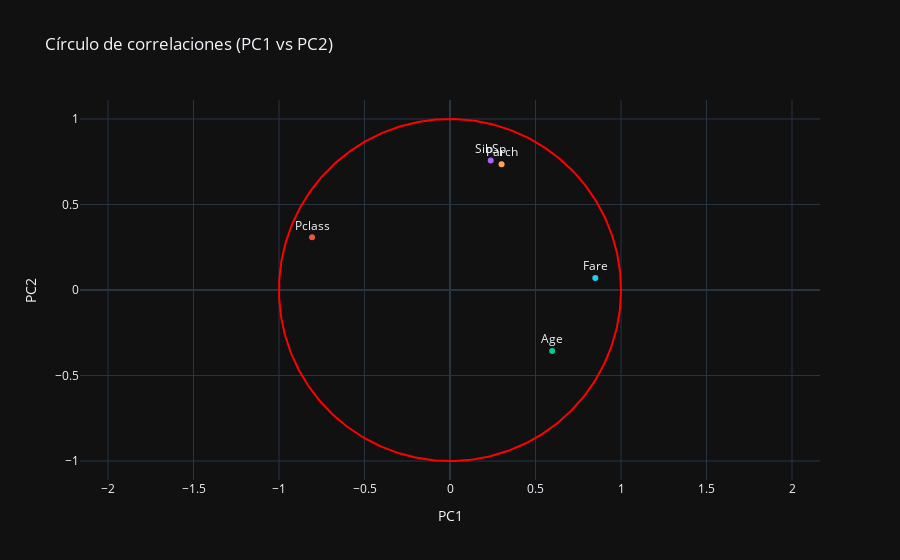

The code cell stored with this chart in its notebook:
### Code cell
fig = go.Figure()

fig.add_trace(
    go.Scatter(
        x = np.cos(theta),
        y = np.sin(theta),
        mode = "lines",
        marker = dict(
            color = "red"
        ),
        showlegend=False
    )
)

for index, value in enumerate(list(numeric_columns)):
    fig.add_trace(
        go.Scatter(
            x = [R[index,0]],
            y = [R[index,1]],
            mode = "markers+text",
            text = [value],
            textposition="top center",
            showlegend=False
        )
    )

fig.update_layout(
    template = "plotly_dark",
    yaxis = dict(
        scaleanchor= "x",
        title_text = "PC2"
    ),
    xaxis = dict(
        title = "PC1"
    ),
    title = "Círculo de correlaciones (PC1 vs PC2)"
)

### Figure 1 — Plotly figure (JSON) as saved in the notebook; plotly's stock layout.template omitted (floating-point values rounded to 4 significant figures; data arrays with more than 128 entries replaced by an {"elided": "..."} marker saying what was removed)
{"data": [{"marker": {"color": "red"}, "mode": "lines", "showlegend": false, "type": "scatter", "x": {"elided": "400 float values"}, "y": {"elided": "400 float values"}}, {"mode": "markers+text", "showlegend": false, "text": ["Pclass"], "textposition": "top center", "type": "scatter", "x": [-0.8065], "y": [0.3085]}, {"mode": "markers+text", "showlegend": false, "text": ["Age"], "textposition": "top center", "type": "scatter", "x": [0.5974], "y": [-0.3567]}, {"mode": "markers+text", "showlegend": false, "text": ["SibSp"], "textposition": "top center", "type": "scatter", "x": [0.2382], "y": [0.7573]}, {"mode": "markers+text", "showlegend": false, "text": ["Parch"], "textposition": "top center", "type": "scatter", "x": [0.3016], "y": [0.7354]}, {"mode": "markers+text", "showlegend": false, "text": ["Fare"], "textposition": "top center", "type": "scatter", "x": [0.8497], "y": [0.07025]}], "layout": {"title": {"text": "Círculo de correlaciones (PC1 vs PC2)"}, "xaxis": {"title": {"text": "PC1"}}, "yaxis": {"scaleanchor": "x", "title": {"text": "PC2"}}}}
